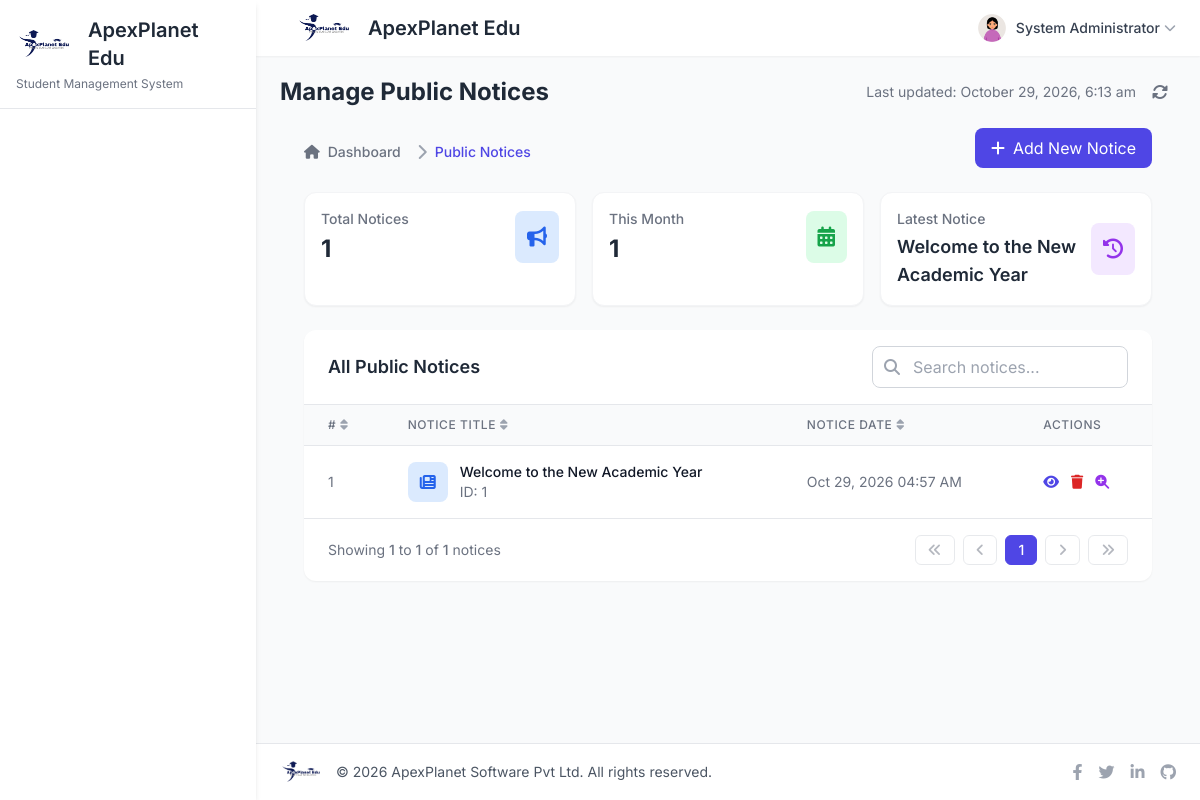
The page /manage-public-notice.php (signed in) on the database its author committed.
### tables this page shows
CREATE TABLE `tblpublicnotice` (
  `ID` int(10) NOT NULL AUTO_INCREMENT,
  `NoticeTitle` varchar(200) NOT NULL,
  `NoticeMessage` mediumtext DEFAULT NULL,
  `CreationDate` timestamp NULL DEFAULT CURRENT_TIMESTAMP,
  PRIMARY KEY (`ID`),
  KEY `idx_tblpublicnotice_creation` (`CreationDate`)
);

### manage-public-notice.php (the view, shortened to what the rows shown need)
<?php
include('includes/dbconnection.php');
if (strlen($_SESSION['sturecmsaid']) == 0) {
    header('location:logout.php');
} else {
    $pageTitle = 'Manage Public Notices';
    include_once('includes/header.php');
?>
<div class="px-6 py-4">
    <div class="grid grid-cols-1 md:grid-cols-3 gap-4 mb-6">
        <div class="bg-white p-4 rounded-xl shadow-sm border border-gray-100">
            <div class="flex items-center justify-between">
                <div>
                    <p class="text-sm font-medium text-gray-500">Latest Notice</p>
                    <h3 class="text-lg font-semibold text-gray-800 mt-1">
                        <?php
                        $sql = "SELECT NoticeTitle FROM tblpublicnotice ORDER BY ID DESC LIMIT 1";
                        $query = $dbh->prepare($sql);
                        $query->execute();
                        $result = $query->fetch(PDO::FETCH_OBJ);
                        echo $result ? htmlentities($result->NoticeTitle) : 'N/A';
                        ?>
                    </h3>
                </div>
            </div>
        </div>
    </div>
    <div class="bg-white rounded-xl shadow-sm overflow-hidden">
        <div class="overflow-x-auto">
            <table class="min-w-full divide-y divide-gray-200" id="noticeTable">
                <thead class="bg-gray-50">
                    <tr>
                        <th scope="col" class="px-6 py-3 text-left text-xs font-medium text-gray-500 uppercase tracking-wider cursor-pointer sort-header" data-column="0">
                            <div class="flex items-center">
                                #
                                <i class="fas fa-sort ml-1 text-gray-400"></i>
                            </div>
                        </th>
                        <th scope="col" class="px-6 py-3 text-left text-xs font-medium text-gray-500 uppercase tracking-wider cursor-pointer sort-header" data-column="1">
                            <div class="flex items-center">
                                Notice Title
                                <i class="fas fa-sort ml-1 text-gray-400"></i>
                            </div>
                        </th>
                        <th scope="col" class="px-6 py-3 text-left text-xs font-medium text-gray-500 uppercase tracking-wider cursor-pointer sort-header" data-column="2">
                            <div class="flex items-center">
                                Notice Date
                                <i class="fas fa-sort ml-1 text-gray-400"></i>
                            </div>
                        </th>
                        <th scope="col" class="px-6 py-3 text-left text-xs font-medium text-gray-500 uppercase tracking-wider">Actions</th>
                    </tr>
                </thead>
                <tbody class="bg-white divide-y divide-gray-200">
                    <?php
                    $pageno = isset($_GET['pageno']) ? (int) $_GET['pageno'] : 1;
                    $no_of_records_per_page = 15;
                    $offset = ($pageno-1) * $no_of_records_per_page;
                    $sql = "SELECT * FROM tblpublicnotice LIMIT $offset, $no_of_records_per_page";
                    $query = $dbh->prepare($sql);
                    $query->execute();
                    $results = $query->fetchAll(PDO::FETCH_OBJ);
                    $cnt = 1;
                    if($query->rowCount() > 0) {
                        foreach($results as $row) {
                    ?>
                    <tr class="hover:bg-gray-50 transition-colors">
                        <td class="px-6 py-4 whitespace-nowrap text-sm text-gray-500"><?php echo htmlentities($cnt + $offset); ?></td>
                        <td class="px-6 py-4 whitespace-nowrap">
                            <div class="flex items-center">
                                <div class="flex-shrink-0 h-10 w-10 bg-blue-100 rounded-lg flex items-center justify-center mr-3">
                                    <i class="fas fa-newspaper text-blue-600"></i>
                                </div>
                                <div>
                                    <div class="text-sm font-medium text-gray-900"><?php echo htmlentities($row->NoticeTitle); ?></div>
                                    <div class="text-sm text-gray-500">ID: <?php echo htmlentities($row->ID); ?></div>
                                </div>
                            </div>
                        </td>
                        <td class="px-6 py-4 whitespace-nowrap text-sm text-gray-500">
                            <?php echo date('M d, Y h:i A', strtotime($row->CreationDate)); ?>
                        </td>
                        <td class="px-6 py-4 whitespace-nowrap text-sm font-medium">
                            <div class="flex space-x-3">
                                <a href="edit-public-notice-detail.php?editid=<?php echo htmlentities($row->ID); ?>" class="text-primary hover:text-primary-dark" data-tooltip="View/Edit">
                                    <i class="fas fa-eye"></i>
                                </a>
                                <a href="#" onclick="confirmDelete(<?php echo htmlentities($row->ID); ?>)" class="text-red-600 hover:text-red-900" data-tooltip="Delete">
                                    <i class="fas fa-trash"></i>
                                </a>
                                <a href="#" onclick="previewNotice(<?php echo htmlentities($row->ID); ?>)" class="text-purple-600 hover:text-purple-900" data-tooltip="Preview">
                                    <i class="fas fa-search-plus"></i>
                                </a>
                            </div>
                        </td>
                    </tr>
                    <?php
                        $cnt++;
                        }
                    } ?>
                </tbody>
            </table>
        </div>
    </div>
</div>
<?php include_once('includes/footer.php'); ?>
<?php } ?>

### includes/header.php (shortened to what the rows shown need)
<!DOCTYPE html>
<html lang="en">
  <head>
    <script src="https://cdn.tailwindcss.com"></script>
    <link rel="stylesheet" href="https://cdnjs.cloudflare.com/ajax/libs/font-awesome/6.4.0/css/all.min.css">
    <link href="https://unpkg.com/aos@2.3.1/dist/aos.css" rel="stylesheet">
  </head>
  <body class="bg-gray-50">
    <div id="page" class="hidden">
      <div class="flex h-screen overflow-hidden">
        <div class="relative flex flex-col flex-1 overflow-y-auto overflow-x-hidden lg:ml-64">
          <nav class="sticky top-0 z-10 bg-white shadow-sm">
            <div class="px-6 py-3 flex items-center justify-between">
              <div class="flex items-center space-x-4">
                <div class="relative">
                  <button class="flex items-center focus:outline-none" id="userMenuButton">
                    <?php
                    $aid = $_SESSION['sturecmsaid'];
                    $sql = "SELECT * from tbladmin where ID=:aid";
                    $query = $dbh->prepare($sql);
                    $query->bindParam(':aid', $aid, PDO::PARAM_STR);
                    $query->execute();
                    $results = $query->fetchAll(PDO::FETCH_OBJ);
                    if($query->rowCount() > 0) {
                      foreach($results as $row) {
                    ?>
                    <img class="h-8 w-8 rounded-full object-cover" src="assets/images/faces/face8.jpg" alt="Profile">
                    <span class="ml-2 text-sm font-medium text-gray-700 hidden md:inline"><?php echo htmlentities($row->AdminName); ?></span>
                    <i class="fas fa-chevron-down ml-1 text-gray-400 text-xs"></i>
                    <?php }} ?>
                  </button>
                </div>
              </div>
            </div>
          </nav>
          <main class="flex-1 pb-8">
            <div class="px-6 py-4">
              <div class="flex items-center justify-between">
                <h2 class="text-2xl font-bold text-gray-800"><?php echo $pageTitle; ?></h2>
              </div>

### rows shown on the page
tblpublicnotice: NoticeTitle "Welcome to the New Academic Year", offset "1", ID "1", CreationDate "Oct 29, 2026 04:57 AM"

### other values the page prints
$row->AdminName "System Administrator"
$pageTitle "Manage Public Notices"
$result->total "1"
$offset + 1 "1"
min($offset + $no_of_records_per_page, $total_rows) "1"
$total_rows "1"
